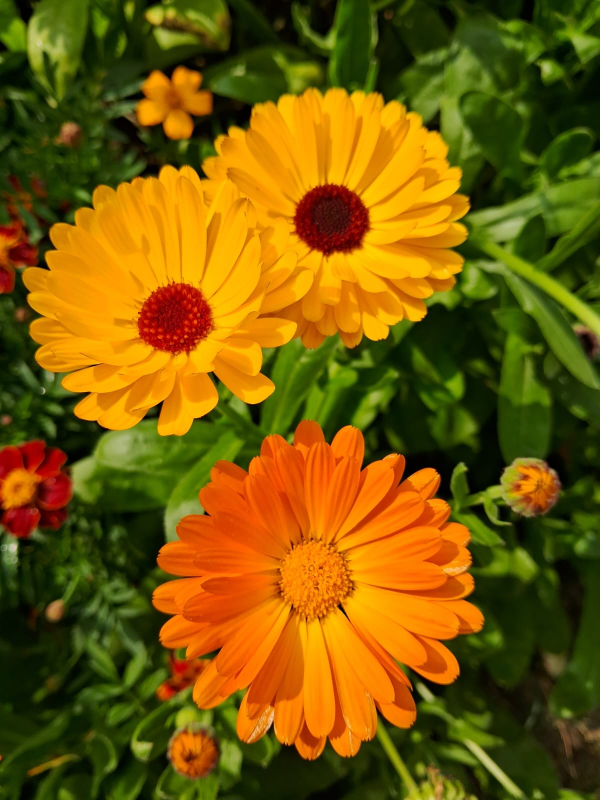
#> input picture images/FLOWER.jpeg, 1200 x 1600 px, found by its file name (shown at 1/2 size)
$ python 4_1small_1large_img_add.py
#> lines starting #> are read from the running program, lines starting #| are printed output that depends on the picture
import cv2
import numpy as np
import matplotlib.pyplot as plt

# Load images
img1 = cv2.imread('/Users/akhi/Desktop/DIP/images/FLOWER.jpeg')
#> img1 is the input picture: shape (1600, 1200, 3); mean B, G, R 6.2, 89.5, 119.4
img2 = cv2.imread('/Users/akhi/Desktop/DIP/images/roses.png')
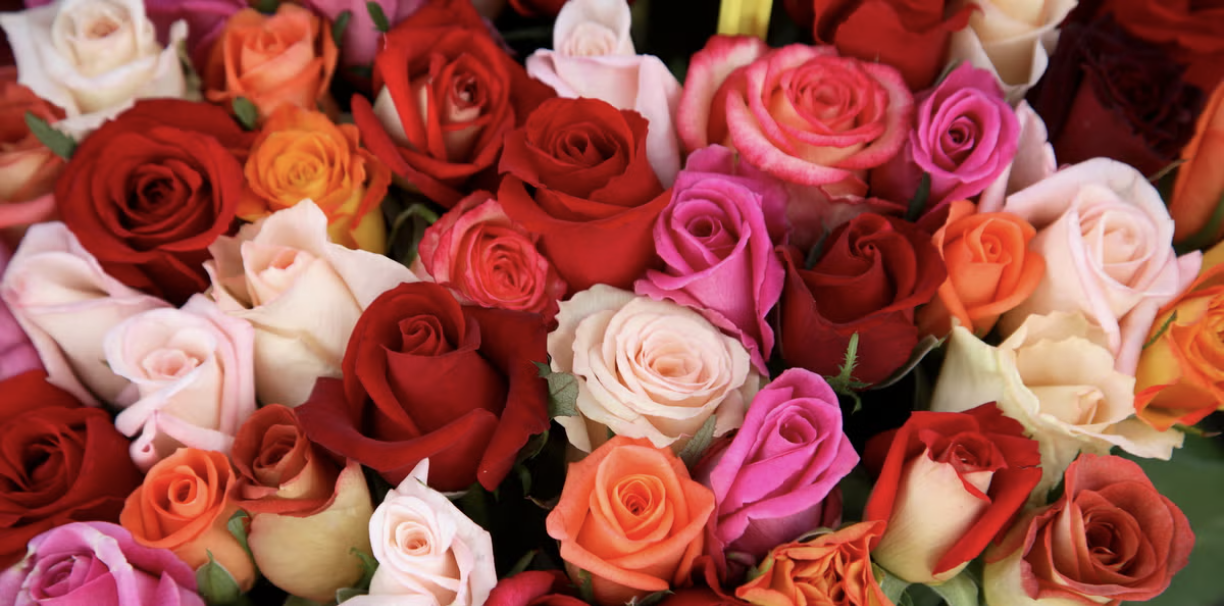
#> input picture images/roses.png, 1224 x 606 px, found by its file name
#> img2 is the input picture: shape (606, 1224, 3); mean B, G, R 75.9, 83.9, 159.9

img1 = cv2.resize(img1, (300,300))
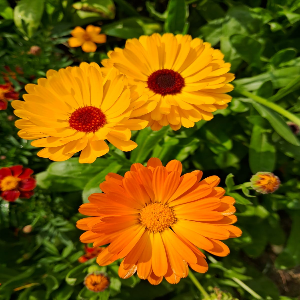
#> img1: shape (300, 300, 3); mean B, G, R 6.1, 89.4, 119.3
img2 = cv2.resize(img2,(400,400))
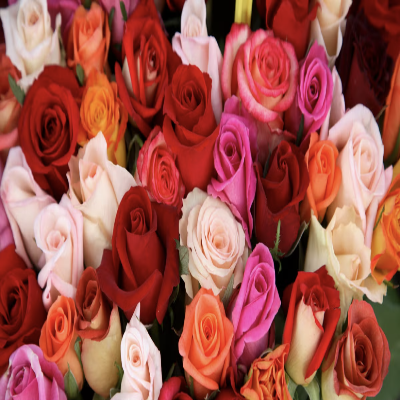
#> img2: shape (400, 400, 3); mean B, G, R 75.8, 83.8, 159.8

gray1 = cv2.cvtColor(img1, cv2.COLOR_BGR2GRAY)
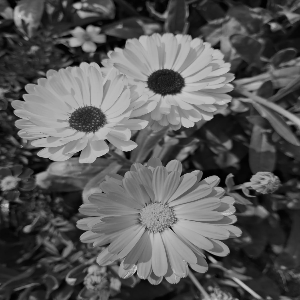
#> gray1: shape (300, 300); min 0, max 211, mean 88.9
gray2 = cv2.cvtColor(img2, cv2.COLOR_BGR2GRAY)
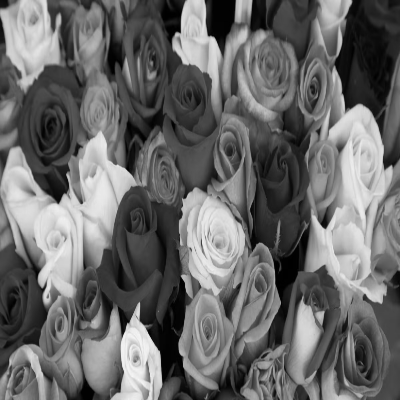
#> gray2: shape (400, 400); min 0, max 245, mean 105.6

h1, w1 = gray1.shape
#> h1 = 300; w1 = 300
h2, w2 = gray2.shape
#> h2 = 400; w2 = 400


# Compute top-left corner to center small on large
height = (h2 - h1) // 2
#> height = 50
width = (w2 - w1) // 2
#> width = 50

gray3 = np.zeros((h2, w2), dtype=np.uint8)

# Copy small image to center of large canvas
for i in range(h1):
    for j in range(w1):
        gray3[height + i, width + j] = gray1[i, j]
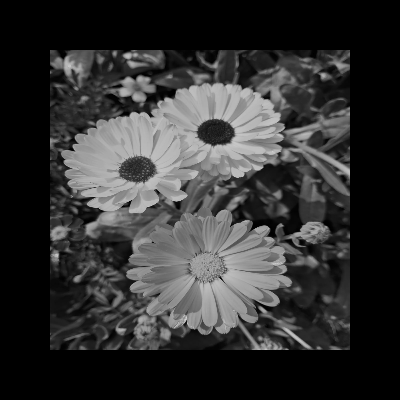
#> gray3: shape (400, 400); min 0, max 211, mean 50

# Display
plt.figure(figsize=(8, 8))

plt.subplot(1, 3, 1)
plt.imshow(img1, cmap='gray')
plt.title("Small Image")
plt.axis("off")

plt.subplot(1, 3, 2)
plt.imshow(img2, cmap='gray')
plt.title("Large Image")
plt.axis("off")

plt.subplot(1, 3, 3)
plt.imshow(gray3, cmap='gray')
plt.title("Result (Small on Large)")
plt.axis("off")

plt.tight_layout()
plt.show()
#> figure, not shown here; B, G, R data is drawn as R, G, B
